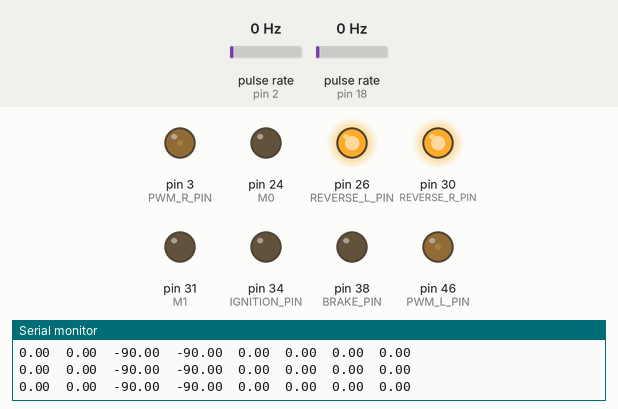
This sketch was run on a simulated Arduino Mega 2560, built with avr-gcc and run on an emulated ATmega2560. Parts: output pins drawn as LEDs (lit = HIGH), the last lines printed to the serial monitor. Wiring (inferred from the names in the program): 2 × pulse sensor: data pin 2 / data pin 18. Dashed ring = blinking. The test bench sets the inputs (shaded band); at power-on: pulse rate (sensors on pin 18, pin 2) 0 Hz.

Above: at 1.2 s.
1.3 s: pulse rate (sensor on pin 18) set to 4 Hz
At 4.2 s:
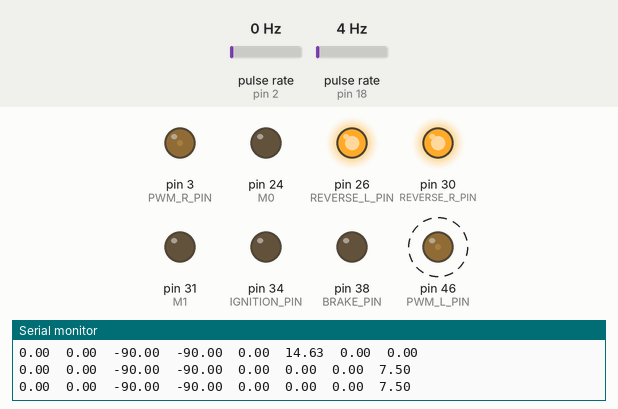
4.3 s: pulse rate (sensor on pin 18) set to 50 Hz
At 5.3 s:
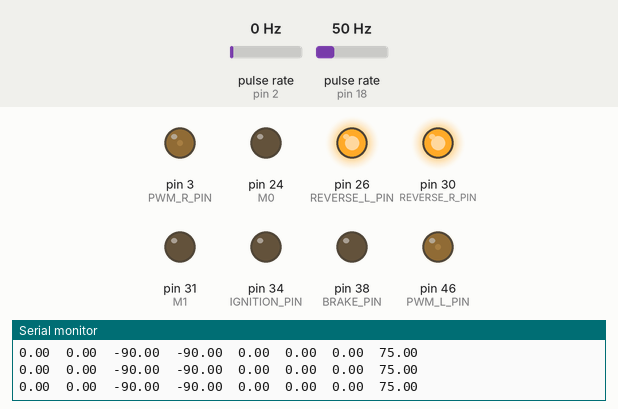
Timing chart, 0 to 7.3 s (numbered marks = the images above; inputs shaded):
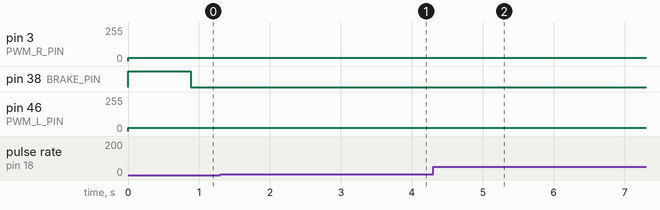

The sketch:

RoverProgram.ino
```cpp
// LINEA PRINCIPAL DEL DESARROLLO

// Includes
#include <CRC32.h> // Librería para deteccion de errores en la transmision

// Definicion de de pines
#define M0 24 // Pin para configurar el modo del lora
#define M1 31 // Pin para configurar el modo del lora

#define ENC_R_PIN 2 // Pin del encoder de la rueda DERECHA
#define ENC_L_PIN 18 // Pin del encoder de la rueda IZQUIERDA
#define PWM_R_PIN 3 // Pin del control PWM de la rueda DERECHA
#define PWM_L_PIN 46 // Pin del control PWM de la rueda IZQUIERDA

#define BRAKE_PIN 38
#define IGNITION_PIN 34
#define REVERSE_R_PIN 30
#define REVERSE_L_PIN 26

// Variables de configuracion
const double Tm = 0.1; // Periodo de muestreo (NO MODIFICAR DE NO SER COMPLETAMENTE NECESARIO y en caso hacerlo modificar el TIMER1 acorde con el nuevo valor)

const double Kp_R = 3.5; // Constante proporcional de la rueda DERECHA
const double Kd_R = 0.001; // Constante diferencial de la rueda DERECHA
const double Ki_R = 1.2; // Constante integral de la rueda DERECHA

const double Kp_L = 3.5; // Constante proporcional de la rueda IZQUIERDA
const double Kd_L = 0.001; // Constante diferencial de la rueda IZQUIERDA
const double Ki_L = 1.2; // Constante integral de la rueda IZQUIERDA

const float SCALER_R = 0.75; // Constante para calibracion de la rueda DERECHA
const float SCALER_L = 1.0; // Constante para calibracion de la rueda IZQUIERDA

const float MAX_TORQ = 2000; // Torque máximo (sin unidades) (cambiar solo este parametro no cambia el torque maximo)
const float MAX_SETPOINT = 200; // Set point maximo de RPM de las ruedas (dar maximo 1000);
const float DIR_DELTA = 90; //Diferencia entre los setpoints al girar

// Variables globales
struct RoverParameters {  // Parametros recibidos del mando
  int Throttle;           // Velocidad de las ruedas
  int Direction;          // Direccion de las ruedas
  int Pump;               // Bomba
} receivedParameters;

enum State {
  Run,
  ToggleForward,
  ToggleRight,
  ToggleLeft,
  ToggleBackward
};

State currentState = Run;
State nextState = Run;

bool ToggleForward_Blocked = true;
bool ToggleRight_Blocked = false;
bool ToggleLeft_Blocked = false;
bool ToggleBackward_Blocked = false;

uint32_t receivedChecksum; //VAriable en la que guardaremos la suma de verificacion de error

volatile uint32_t encoderCount_R = 0; // Contador de pulsos del enconder de la rueda DERECHA
volatile uint32_t encoderCount_L = 0; // Contador de pulsos del enconder de la rueda IZQUEIRDA

double direction = 0; // Diferencia de velocidad de las ruedas para girar
double setPoint = 0; // Set Point de velocidad general de las ruedas

double setPoint_R = 0; //Set point de velocidad de la rueda DERECHA
double error_R = 0.0; // Error entre la velocidad y el setpoint
double error1_R = 0.0; // Error anterior
double error2_R = 0.0; // Error anterior anterior
double pidSignal_R = 0.0; // Resultado del PID
double pidSignal1_R = 0.0; // Resultado anterior del PID

double setPoint_L = 0; //Set point de velocidad de la rueda IZQUIERDA
double error_L = 0.0; // Error entre la velocidad y el setpoint
double error1_L = 0.0; // Error anterior
double error2_L = 0.0; // Error anterior anterior
double pidSignal_L = 0.0; // Resultado del PID
double pidSignal1_L = 0.0; // Resultado anterior del PID

double rpm_R = 0.0; // Velocidad de la rueda DERECHA
double rpm_L = 0.0; // Velocidad de la rueda IZQUIERDA

uint16_t output_R; // Salida del PID en forma de PWM
uint16_t output_L; //Salida del PID en forma de PWM

uint32_t brakeCount; // Cuenta para activar el freno en caso de desconexion con el mando

// Inicializar objetos
CRC32 crc; // Inicializar objeto CRC32 para la deteccion de errores

void setup() {

  // Inizializar perifericos
  Serial.begin(9600); // Inicializar la comunicacion serial

  //Configuracion de perifericos
  configureReles();
  configureLORA(); //Configurar el modulo LORA
  configureEncoderInterrupts(); //Configurar las interrupciones por los encoders
  configurePWMTimers(); //Configurar las salidas PWM a 16 bits
  configureTimerInterrupts(); //configurar las interrupciones por timers

  currentState = Run;
}

void loop() {

  //Recibir el mensaje con los paremetros
  while (Serial3.read() != 0xAA) { // Esperar a la siguiente cabecera del mensaje

    brakeCount++;

    if (brakeCount > 75000) {

      digitalWrite(BRAKE_PIN, LOW);

    }
  }
  brakeCount = 0;
  //digitalWrite(BRAKE_PIN, HIGH);


  Serial3.readBytes((uint8_t*)&receivedParameters, sizeof(receivedParameters)); // Leer el payload
  Serial3.readBytes((uint8_t*)&receivedChecksum, sizeof(receivedChecksum));   // Leer el checksum

  // Verificar el checksum del mensaje y guardar los valores
  uint32_t calculatedChecksum = crc.calculate((uint8_t*)&receivedParameters, sizeof(receivedParameters));

  if (receivedChecksum == calculatedChecksum) {

    setPoint = (receivedParameters.Throttle - 511) * ((MAX_SETPOINT) / 511.0);
    direction = (receivedParameters.Direction - 511) * (DIR_DELTA / 511.0);

  } else {

    //Serial.println("Fallo de verificación de checksum. Mensaje corrupto.");

  }

  if (setPoint <= 5 && setPoint >= -5 && direction <= 5 && direction >= -5) {

    digitalWrite(BRAKE_PIN, LOW);

    //setPoint_R = 0; //Set point de velocidad de la rueda DERECHA
    error_R = 0.0; // Error entre la velocidad y el setpoint
    error1_R = 0.0; // Error anterior
    error2_R = 0.0; // Error anterior anterior
    pidSignal_R = 0.0; // Resultado del PID
    pidSignal1_R = 0.0; // Resultado anterior del PID

    //setPoint_L = 0; //Set point de velocidad de la rueda IZQUIERDA
    error_L = 0.0; // Error entre la velocidad y el setpoint
    error1_L = 0.0; // Error anterior
    error2_L = 0.0; // Error anterior anterior
    pidSignal_L = 0.0; // Resultado del PID
    pidSignal1_L = 0.0; // Resultado anterior del PID

  } else {

    digitalWrite(BRAKE_PIN, HIGH);

  }

  if (rpm_R == 0.0 && rpm_L == 0.0) {

    if (setPoint <= -5) {

      digitalWrite(REVERSE_R_PIN, LOW);
      digitalWrite(REVERSE_L_PIN, LOW);

    } else {

      digitalWrite(REVERSE_R_PIN, HIGH);
      digitalWrite(REVERSE_L_PIN, HIGH);

    }

  }
  /*
  if (rpm_R == 0.0 && rpm_L == 0.0) {

    executeState();

  }
  */
  /*
  if (setPoint < -100) {

    digitalWrite(BRAKE_PIN, LOW); // Activar el freno

  }
  else{

    digitalWrite(BRAKE_PIN, HIGH); // Desactivar el freno

  }
  */

}

ISR(TIMER1_COMPA_vect) { // Rutina de interrupción por comparacion de Timer1

  // Reiniciar el contador
  TCNT1 = 0;

  // Calcular RPMs
  rpm_R = (encoderCount_R * SCALER_R) * 60 / (80.0 * Tm); // 40 pulsos por vuelta
  encoderCount_R = 0; // Reiniciar contador de pulsos

  rpm_L = (encoderCount_L * SCALER_L) * 60 / (80.0 * Tm); // 40 pulsos por vuelta
  encoderCount_L = 0; // Reiniciar contador de pulsos

  // Calcular los set points
  if (direction <= 10 && direction >= -10) direction = 0;

  setPoint_R = setPoint + direction;
  setPoint_L = setPoint - direction;

  if (setPoint_R > MAX_SETPOINT) setPoint_R = MAX_SETPOINT;
  if (setPoint_R <= 10.0 && setPoint_R >= -100) setPoint_R = -90.0;
  if (setPoint_R <= -100) setPoint_R = -1 * setPoint_R;
  if (setPoint_L > MAX_SETPOINT) setPoint_L = MAX_SETPOINT;
  if (setPoint_L <= 10.0 && setPoint_L >= -100) setPoint_L = -90.0;
  if (setPoint_L <= -100) setPoint_L = -1 * setPoint_L;

  //Control PID
  error_R = setPoint_R - rpm_R;
  pidSignal_R = pidSignal1_R + (Kp_R + Kd_R / Tm) * error_R + (-Kp_R + Ki_R * Tm - 2*Kd_R / Tm) * error1_R + (Kd_R / Tm) * error2_R;

  if (pidSignal_R > (MAX_TORQ)) pidSignal_R = (MAX_TORQ);
  if (pidSignal_R < 10.0) pidSignal_R = 0.0;

  pidSignal1_R = pidSignal_R;
  error2_R = error1_R;
  error1_R = error_R;

  error_L = setPoint_L - rpm_L;
  pidSignal_L = pidSignal1_L + (Kp_L + Kd_L / Tm) * error_L + (-Kp_L + Ki_L * Tm - 2*Kd_L / Tm) * error1_L + (Kd_L / Tm) * error2_L;

  if (pidSignal_L > (MAX_TORQ)) pidSignal_L = (MAX_TORQ);
  if (pidSignal_L < 10.0) pidSignal_L = 0.0;

  pidSignal1_L = pidSignal_L;
  error2_L = error1_L;
  error1_L = error_L;

  //Convertir el resultado del PID a PWM para el actuador
  output_L = map(pidSignal_L, 0.0, MAX_TORQ, 6500, 14333);
  output_R = map(pidSignal_R, 0.0, MAX_TORQ, 6500, 14333);

  //Enviar el PWM a las ruedas
  analogWrite(PWM_R_PIN, output_R);
  analogWrite(PWM_L_PIN, output_L);

  //Imprimir los valores internos
  Serial.print(setPoint);
  Serial.print("\t");
  Serial.print(direction);
  Serial.print("\t");

  Serial.print(setPoint_R);
  Serial.print("\t");
  Serial.print(setPoint_L);
  Serial.print("\t");

  Serial.print(pidSignal_R);
  Serial.print("\t");
  Serial.print(pidSignal_L);
  Serial.print("\t");

  Serial.print(rpm_R);
  Serial.print("\t");
  Serial.println(rpm_L);

}

// Funciones

void updateEncoder_R() {
  // Actualizar el contador de pulsos del ENC_R_PIN
  encoderCount_R++;
}

void updateEncoder_L() {
  // Actualizar el contador de pulsos del ENC_R_PIN
  encoderCount_L++;
}

void configureReles() {

  pinMode(BRAKE_PIN, OUTPUT);
  pinMode(IGNITION_PIN, OUTPUT);
  pinMode(REVERSE_R_PIN, OUTPUT);
  pinMode(REVERSE_L_PIN, OUTPUT);

  digitalWrite(BRAKE_PIN, HIGH);
  digitalWrite(IGNITION_PIN, LOW);
  digitalWrite(REVERSE_R_PIN, HIGH);
  digitalWrite(REVERSE_L_PIN, HIGH);

}

void configureLORA() {
  //Comunicacion serial con el modulo LORA
  Serial3.begin(9600);

  // Pins para el modo de transmision
  pinMode(M0, OUTPUT);
  pinMode(M1, OUTPUT);

  // Receiving and Transmitting mode
  digitalWrite(M0, LOW);
  digitalWrite(M0, LOW);

}

void configureEncoderInterrupts() {
  // Pins para los encoders
  pinMode(ENC_R_PIN, INPUT);
  pinMode(ENC_L_PIN, INPUT);

  //Habilitar las interrucpiones externas para los encoders
  attachInterrupt(digitalPinToInterrupt(ENC_R_PIN), updateEncoder_R, CHANGE);
  attachInterrupt(digitalPinToInterrupt(ENC_L_PIN), updateEncoder_L, CHANGE);

}

void configureTimerInterrupts() {
  // Configuración del Timer1 por comparacion
  cli();          // Deshabilitar interrupciones globales
  TCCR1A = 0x00;  // Configurar Timer1 en modo normal
  TCCR1B = 0x04;  // Prescaler de 256
  TCNT1  = 0x00;  // Reiniciar el contador
  TIMSK1 = 0x02;  // Habilitar interrupción por COMPARACION
  OCR1A  = 6250;  // Valor calculado para generar la interrupcion cada 100ms
  sei();          // Habilitar interrupciones globales

}

void configurePWMTimers() {
  // Configuracion de un PWM de 16bits de resolucion para el pin 3
  cli();
  pinMode(PWM_R_PIN, OUTPUT);
  TCCR3A = 0; // Clear Timer/Counter Control Register A
  TCCR3B = 0; // Clear Timer/Counter Control Register B
  TCCR3A |= (1 << WGM31); // Set WGM bits to 1110 (Fast PWM, TOP = ICR3)
  TCCR3B |= (1 << WGM32) | (1 << WGM33);

  // Set prescaler to 1
  TCCR3B |= (1 << CS30);

  // Set ICR3 as TOP (65535 for 16-bit resolution)
  ICR3 = 65535;

  sei();

  // Configuracion de un PWM de 16bits de resolucion para el pin 46
  cli();
  pinMode(PWM_L_PIN, OUTPUT); // pin 45 is connected to OC5A
  TCCR5A = 0; // Clear Timer/Counter Control Register A
  TCCR5B = 0; // Clear Timer/Counter Control Register B
  TCCR5A |= (1 << WGM51); // Set WGM bits to 1110 (Fast PWM, TOP = ICR5)
  TCCR5B |= (1 << WGM52) | (1 << WGM53);

  // Set prescaler to 1
  TCCR5B |= (1 << CS50);

  // Set ICR5 as TOP (65535 for 16-bit resolution)
  ICR5 = 65535;

  sei();

}

void executeState() {
  switch (currentState) {
    case Run:
      //Serial.println("RUN");
      if (direction < 100 && direction > -100 && !ToggleForward_Blocked){
        nextState = ToggleForward;
      }
      if (direction < -200 && !ToggleRight_Blocked){
        nextState = ToggleRight;
      }
      if (direction > 200 && !ToggleLeft_Blocked){
        nextState = ToggleLeft;
      }
      //Serial.println("Run mode");
      break;

    case ToggleForward:
      digitalWrite(IGNITION_PIN, HIGH); // Apagar los controladores
      delay(300); // Esperar
      digitalWrite(REVERSE_L_PIN, HIGH); // Desconectar la reversa de L
      digitalWrite(REVERSE_R_PIN, HIGH); // Desconectar la reversa de R
      delay(300); // Esperar
      digitalWrite(IGNITION_PIN, LOW); // Encender
      ToggleForward_Blocked = true; // Bloquear este estado y desbloquear los otros
      ToggleRight_Blocked = false;
      ToggleLeft_Blocked = false;
      ToggleBackward_Blocked = false;
      nextState = Run; // Volver al estado Run en el siguiente ciclo
      //Serial.println("Listo para avanzar hacia adelante");
      break;

    case ToggleRight:
      digitalWrite(IGNITION_PIN, HIGH); // Apagar los controladores
      delay(300); // Esperar
      digitalWrite(REVERSE_L_PIN, HIGH); // Desconectar la reversa de L
      digitalWrite(REVERSE_R_PIN, LOW); // Conectar la reversa de R
      delay(300); // Esperar
      digitalWrite(IGNITION_PIN, LOW); // Encender
      ToggleForward_Blocked = false;
      ToggleRight_Blocked = true; // Bloquear este estado y desbloquear los otros
      ToggleLeft_Blocked = false;
      ToggleBackward_Blocked = false;
      nextState = Run; // Volver al estado Run en el siguiente ciclo
      //Serial.println("Listo para avanzar girar a la derecha");
      break;

    case ToggleLeft:
      digitalWrite(IGNITION_PIN, HIGH); // Apagar los controladores
      delay(300); // Esperar
      digitalWrite(REVERSE_L_PIN, LOW); // Conectar la reversa de L
      digitalWrite(REVERSE_R_PIN, HIGH); // Desconecctar la reversa de R
      delay(300); // Esperar
      digitalWrite(IGNITION_PIN, LOW); // Encender
      ToggleForward_Blocked = false;
      ToggleRight_Blocked = false;
      ToggleLeft_Blocked = true; // Bloquear este estado y desbloquear los otros
      ToggleBackward_Blocked = false;
      nextState = Run; // Volver al estado Run en el siguiente ciclo
      //Serial.println("Listo para avanzar a la izquierda");
      break;

    case ToggleBackward:
      digitalWrite(IGNITION_PIN, HIGH); // Apagar los controladores
      delay(300); // Esperar
      digitalWrite(REVERSE_L_PIN, HIGH); // Desconectar la reversa de L
      digitalWrite(REVERSE_R_PIN, HIGH); // Conectar la reversa de R
      delay(300); // Esperar
      digitalWrite(IGNITION_PIN, LOW); // Encender
      ToggleForward_Blocked = false;
      ToggleRight_Blocked = false;
      ToggleLeft_Blocked = false;
      ToggleBackward_Blocked = true; // Bloquear este estado y desbloquear los otros
      nextState = Run; // Volver al estado Run en el siguiente ciclo
      //Serial.println("Listo para avanzar hacia atras");
      break;

  }
  currentState = nextState;
}
```

Measured:
- after the input at 1.3 s, pin 46 (PWM_L_PIN): alternates 26/255 for 0.10 s and 25/255 for 0.40 s, starting after 0.61 s
- after the input at 4.3 s, pin 46 (PWM_L_PIN): stops changing and stays 25/255
